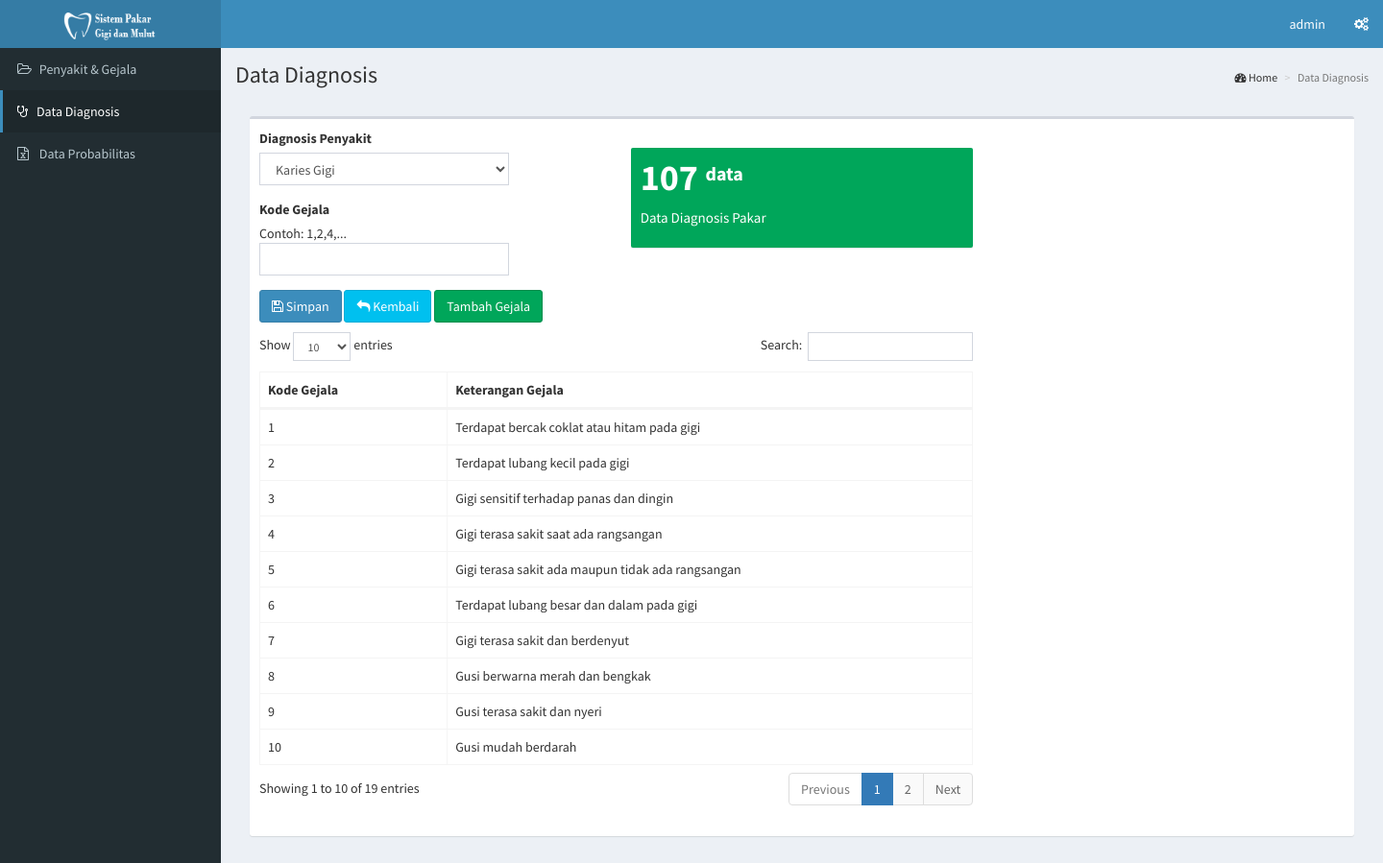
/admin/home.php?c=data_diagnosis&m=edit (signed in), run on the app's committed database.
### tables this page shows
CREATE TABLE IF NOT EXISTS `gejala` (
  `id_gejala` int(5) NOT NULL AUTO_INCREMENT,
  `nama` varchar(255) NOT NULL,
  `keterangan` longtext NOT NULL,
  PRIMARY KEY (`id_gejala`)
);

### helper/database.php (called while the page is built, shortened)
<?php
class Database {
    private static $_host = '127.0.0.1';
    private static $_user = 'root';
    private static $_pass = '';
    private static $_db;
    public static function init() {
        if (!self::$_db) {
            self::$_db = new mysqli(self::$_host, self::$_user, self::$_pass);
        }
    }
    public static function query($q) {
        return self::$_db->query($q);
    }
    public static function get($q) {
        $t = self::query($q);
        $r = array();
        while ($v = $t->fetch_object()) {
            $r[] = $v;
        }
        return $r;
    }
}

### controllers/data_diagnosis.php (called while the page is built, shortened)
<?php
class Data_diagnosis extends BaseController {
	public static function edit() {
		$data_bp = Database::get("SELECT * FROM basis_pengetahuan");
		$data = array();
		$penyakit = Database::get('SELECT * FROM penyakit');
		$gejala = Database::get('SELECT * FROM gejala');
        return array('data_diagnosis/edit', compact('data', 'penyakit', 'gejala', 'id_grup_gejala','data_bp'));
	}
}

### views/data_diagnosis/edit.php (the view, shortened to what this page needs)
<section class="content-header">
    <h1>
        Data Diagnosis
    </h1>
	<ol class="breadcrumb">
        <li><i class="fa fa-dashboard"></i> Home</a></li>
        <li class="active">Data Diagnosis</li>
    </ol>
</section>
<section class="content">
    <div class="box box-default">
        <form role="form" method="post" onsubmit="return validate()" id="mainForm" action="" enctype="multipart/form-data">
            <div class="box-body">
			<div class="row">
			<div class="col-sm-4">
                <div class="row">
                    <div class="col-sm-9">
                        <div class="form-group">
                            <label>Diagnosis Penyakit</label>
							<select autofocus="" name="data[id_penyakit]" class="form-control">
                                <?php foreach($penyakit as $v): ?>
                                <option <?= @$data->id_penyakit == $v->id_penyakit? 'selected=""' : '' ?> value="<?= $v->id_penyakit ?>"><?= $v->nama ?></option>
                                <?php endforeach; ?>
                            </select>
                        </div>
                    </div>
                </div>
				<div class="row">
                    <div class="col-sm-9">
                        <div class="form-group">
                            <label>Kode Gejala</label><br>
							Contoh: 1,2,4,...
                            <input type="text" id="id_gejala" name="data2[id_gejala]" class="form-control" />
                        </div>
                    </div>
                </div>
				<div class="row">
                    <div class="col-sm-12">
                        <button type="submit" class="btn btn-primary"><i class="fa fa-save"></i> Simpan</button>
						<a class="btn btn-info" href="?c=data_diagnosis&m=index"><i class="fa fa-reply"></i> Kembali</a>
						<button type="button" class="btn btn-success"  data-toggle="modal" data-target="#myModal">Tambah Gejala</button>
                    </div>
                </div>
			</div>
			<div class="col-sm-4">
				<br>
				<div class="small-box bg-green">
					<div class="inner">
					  <h3><?php echo count(@$data_bp) . '  '?> <sup style="font-size: 20px">data</sup></h3>
					  <p>Data Diagnosis Pakar</p>
					</div>
				 </div>
			</div>
				</form>
				</div>
				<div class="row" style="margin-top:10px">
					<div class="col-sm-8">
						<div class="form-group">
						<table id="example2" class="table table-bordered table-hover" >
						<thead>
						<tr>
							<th>Kode Gejala</th>
							<th>Keterangan Gejala</th>
						</tr>
						</thead>
						<?php foreach ($gejala as $v) : ?>
                        <tr>
                            <td>
								<?php echo $v->id_gejala ?>
							</td>
                            <td>
                                <?php echo $v->nama ?>
                            </td>
                        </tr>
						<?php endforeach; ?>
					</table>
					</div>
					</div>
				</div>
			</div>
    </div>

### data on the page
gejala: id_gejala "1", nama "Terdapat bercak coklat atau hitam pada gigi"
gejala: id_gejala "2", nama "Terdapat lubang kecil pada gigi"
gejala: id_gejala "3", nama "Gigi sensitif terhadap panas dan dingin"
gejala: id_gejala "4", nama "Gigi terasa sakit saat ada rangsangan"
gejala: id_gejala "5", nama "Gigi terasa sakit ada maupun tidak ada rangsangan"
gejala: id_gejala "6", nama "Terdapat lubang besar dan dalam pada gigi"
gejala: id_gejala "7", nama "Gigi terasa sakit dan berdenyut"
gejala: id_gejala "8", nama "Gusi berwarna merah dan bengkak"
gejala: id_gejala "9", nama "Gusi terasa sakit dan nyeri"
gejala: id_gejala "10", nama "Gusi mudah berdarah"

### other printed values
$_SESSION['admin']->username "admin"
count(@$data_bp) "107"
form field value "Karies Gigi"
